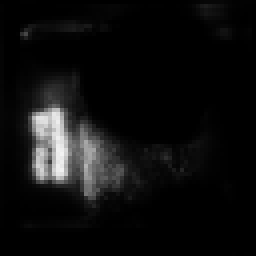
#> input picture predict/0010.png, 64 x 64 px, found by its file name (shown 4 times larger)
$ python laplacian_test.py   (older library calls are emulated)
#> lines starting #> are read from the running program, lines starting #| are printed output that depends on the picture
import cv2
import numpy as np


img_path = "dataset/valid/img/0010.png"
img = cv2.imread(img_path,cv2.IMREAD_GRAYSCALE)
#> img is the input picture: shape (64, 64); min 0, max 242, mean 14.8
dst = cv2.Laplacian(img, cv2.CV_64F,ksize=3)
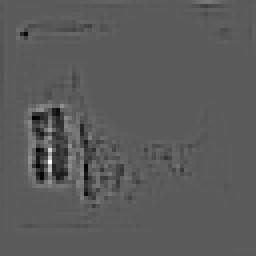
#> dst: shape (64, 64) float64 (shown 4 times larger); min -480, max 868, mean 0.1; drawn with min black and max white
cv2.imshow("window",dst)
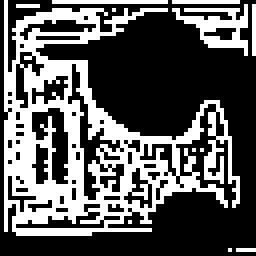
#> window 'window': shape (64, 64) (shown 4 times larger); 35.4% white in thin lines or dots
cv2.waitKey(0)
